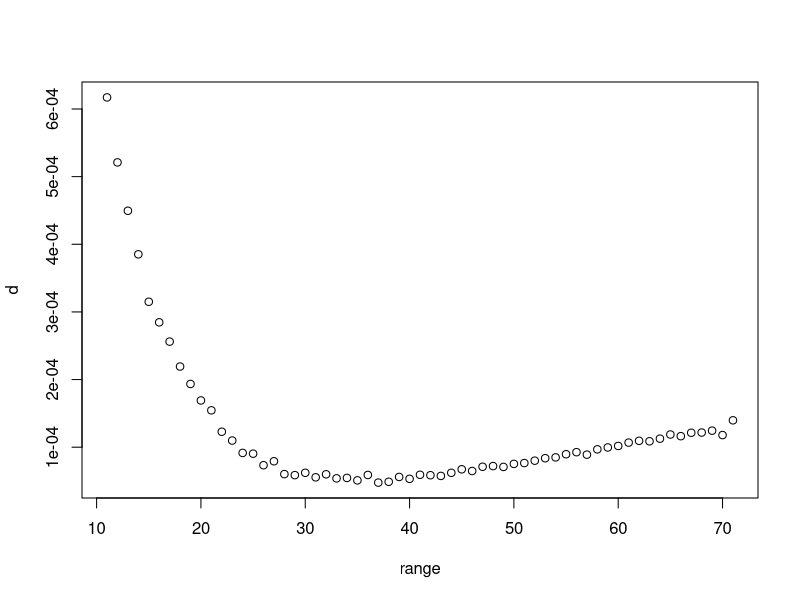

R code for this plot:
## ---- chunk 1
#Parametry:
S_0 <- 100
K <- 100
r <- .05
sigma <- .30
T <- 0.25
h <- 0.01
n <- 100
## ---- chunk 2
# Funkcja charakterystyczna 1:
Ind = function(S, K, epsilon) {
  if ( abs(S-K) < epsilon ){
    result = 1
    }
    else {
      result = 0
    }
  return(result)
  }
## ---- chunk 3
# Funkcja charakterystyczna 2:
Indh = function(S, K) {
  if ( S > K ){
    result = 1
    }
    else {
      result = 0
    }
  return(result)
  }
## ---- chunk 4
# Funkcja obliczająca współczynnik grecki delta:
delta = function(S_0, sigma, T, r, K, h, epsilon) {
  
  Z=rnorm(1)
  S_T = S_0 * exp((r - 0.5*sigma^2) * T + sigma * sqrt(T) * Z)
  
      licz = log(S_T/S_0) - (r - 0.5 * sigma^2) * T
      mian = sigma * sqrt(T)
      ksi = licz/mian
  
  f = (1/(2*epsilon)) * Ind(S_T, K, epsilon) * S_T/S_0
  
  fepsi = min(1, max(0,S_T - K + epsilon) / (2*epsilon))
  
  h = (Indh(S_T, K) - fepsi)* ksi/(S_0 * sigma * sqrt(T)) 
  
  return(f+h)
}
## ---- chunk 5
print(delta(S_0, sigma, T, r, K, h, 5))
## ---- chunk 6
# Pętla wyznaczająca różne wartości parametru delta dla różnych wartości epsilona:
d = c()
range = c(11:71)
for (i in 1:61){
  d[i] = var(replicate(1000, delta(S_0, sigma, T, r, K, h, range[i])))
}

print(d)
plot(range, d)

## ---- chunk 7
# Parametry wspólne:
S_0 = 100
K = 100
r = .05
sigma = .30
T = 0.25
h = 0.01
n = 100 # ilość trajektorii/prób ceny opcji (nazewnictwo zgodne z [1])
## ---- chunk 8

